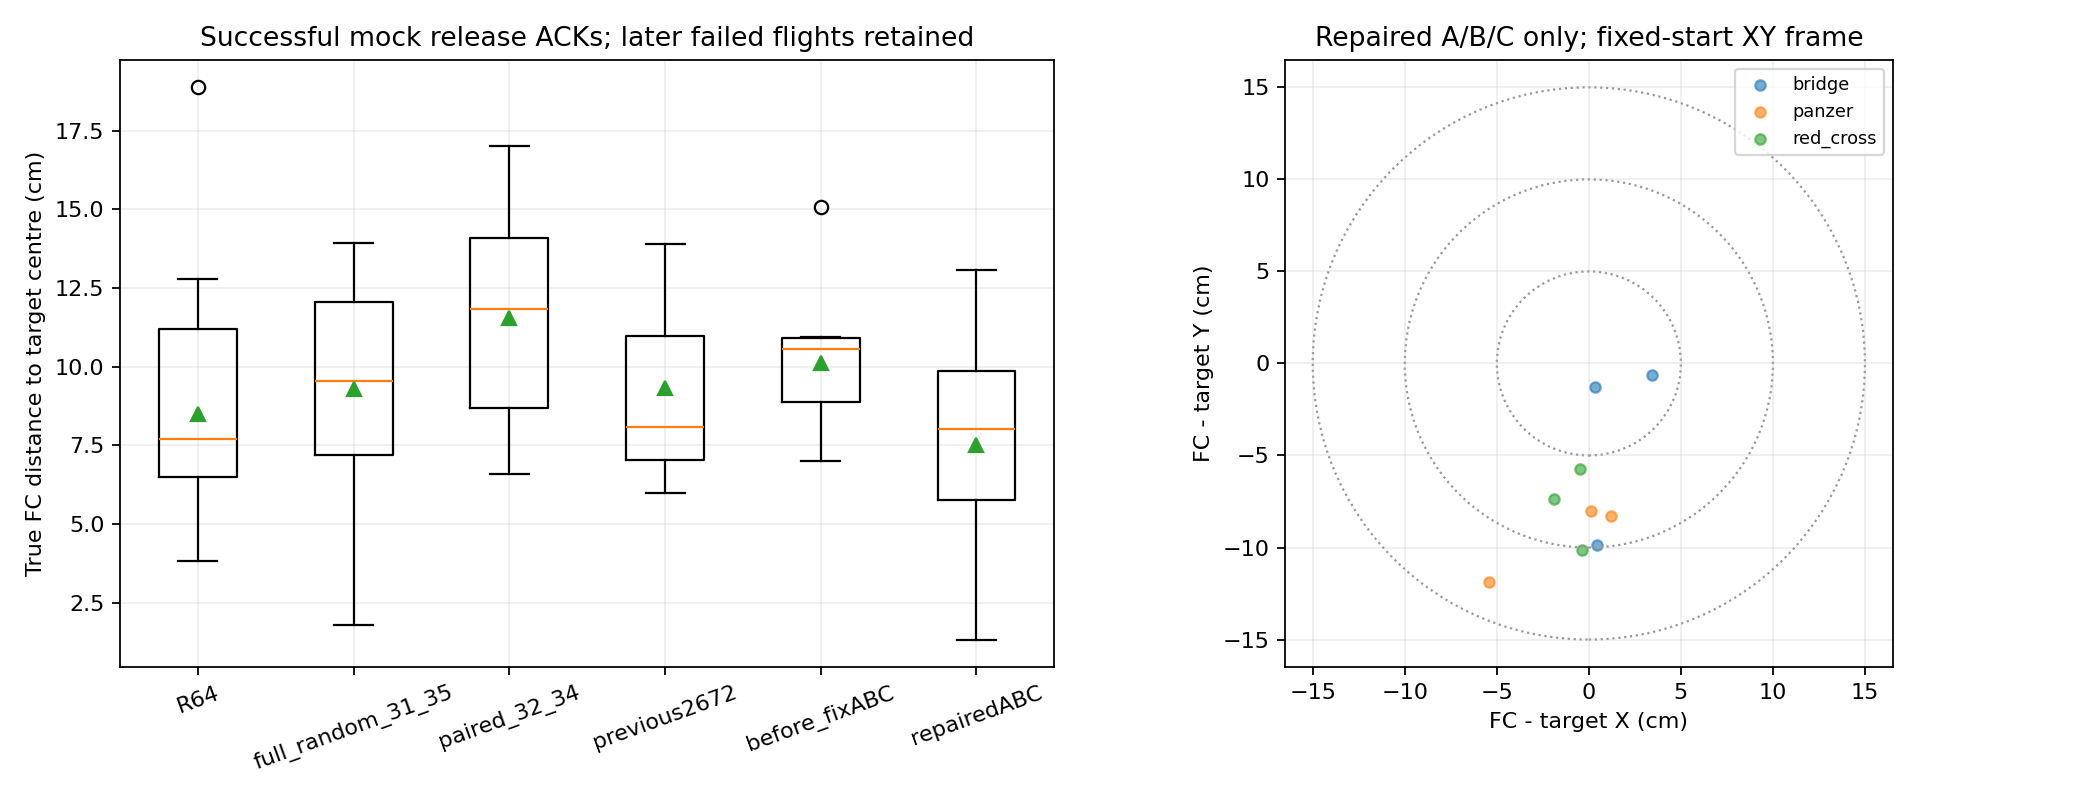

This figure's Python source:
"""Recompute FC-to-target alignment at successful mock release ACKs from logs."""
from pathlib import Path
import json,csv
import numpy as np,yaml
import matplotlib
matplotlib.use('Agg')
import matplotlib.pyplot as plt
D=Path(__file__).resolve().parent;R=D.parents[2];V=D.parent
sources=[('R64',V/'r64_matrix/flight_metrics.json'),('full_random_31_35',V/'full_random_five_20260910/flight_metrics.json'),('paired_32_34',V/'high_view_full_20260914/summary.json'),('previous2672',V/'reliability_trial_20260919/metrics.json'),('before_fixABC',V/'frame_speed_height_20260919/summary.json'),('repairedABC',D/'summary.json')]
samples=[];missing=[];seen=set()
for group,source in sources:
    data=json.loads(source.read_text());data=data if isinstance(data,list) else [data]
    for item in data:
        run=Path(item.get('run',item.get('run_dir','')))
        if str(run) in seen:continue
        seen.add(str(run));needed=['key_events.jsonl','truth_pose.csv','random_field_truth.yaml']
        if not all((run/name).exists() for name in needed):
            missing.append(dict(group=group,run=str(run),reason='raw log path missing'));continue
        with (run/'truth_pose.csv').open() as f:pose=np.array([[float(row[k]) for k in ('t','x','y','z')] for row in csv.DictReader(f)])
        pose=pose[np.argsort(pose[:,0],kind='stable')]
        truth=yaml.safe_load((run/'random_field_truth.yaml').read_text())
        targets={t['class']:np.array([t.get('world_x',t['x']),t.get('world_y',t['y'])]) for t in truth['targets']}
        params=yaml.safe_load((run/'rosparams.yaml').read_text()) if (run/'rosparams.yaml').exists() else {}
        offset=params.get('competition_key_recorder',{}).get('truth_world_offset',[0,0,.22])
        unique=set()
        for line in (run/'key_events.jsonl').read_text().splitlines():
            e=json.loads(line)
            if e['kind']!='release' or not e['data'].get('success'):continue
            d=e['data'];key=d.get('execution_id',(d['payload_slot'],d['target_class']))
            if key in unique:continue
            unique.add(key);cls=d['target_class']
            if cls not in targets:continue
            stamp=d.get('header',{}).get('stamp',{}).get('stamp_ns',0)/1e9 or e['ros_sec']
            i=int(np.searchsorted(pose[:,0],stamp))
            if i==0 or i==len(pose) or pose[i,0]-pose[i-1,0]>.5:
                missing.append(dict(group=group,run=str(run),reason='release outside dense truth samples',stamp=stamp));continue
            xy=np.array([np.interp(stamp,pose[:,0],pose[:,j]) for j in (1,2)])+offset[:2]
            delta=xy-targets[cls]
            samples.append(dict(group=group,run=str(run),label=item.get('label',str(item.get('seed',''))),class_name=cls,slot=d['payload_slot'],ros_stamp=stamp,actual_fc_xy=xy.tolist(),target_xy=targets[cls].tolist(),dx_m=float(delta[0]),dy_m=float(delta[1]),error_m=float(np.linalg.norm(delta))))
def stats(rows):
    a=np.array([r['error_m'] for r in rows])
    return dict(n=len(a),p50_m=float(np.median(a)),p95_m=float(np.percentile(a,95)),max_m=float(a.max()),within_5cm=int((a<=.05).sum()),within_10cm=int((a<=.10).sum()),within_15cm=int((a<=.15).sum())) if len(a) else dict(n=0)
groups={g:stats([r for r in samples if r['group']==g]) for g,_ in sources}
classes={c:stats([r for r in samples if r['class_name']==c]) for c in sorted({r['class_name'] for r in samples})}
result=dict(scope='Actual FC XY versus scenario target model centre at successful mock ACK; not parcel impact accuracy',samples=samples,groups=groups,classes=classes,all=stats(samples),missing=missing)
(D/'alignment_history.json').write_text(json.dumps(result,indent=2))
fig,axes=plt.subplots(1,2,figsize=(13,5))
valid=[g for g,_ in sources if groups[g]['n']]
axes[0].boxplot([[100*r['error_m'] for r in samples if r['group']==g] for g in valid],labels=valid,showmeans=True)
axes[0].set(ylabel='True FC distance to target centre (cm)',title='Successful mock release ACKs; later failed flights retained');axes[0].tick_params(axis='x',rotation=20)
for c in classes:
    rows=[r for r in samples if r['class_name']==c and r['group']=='repairedABC']
    axes[1].scatter([100*r['dx_m'] for r in rows],[100*r['dy_m'] for r in rows],s=22,alpha=.6,label=c)
for radius in (5,10,15):axes[1].add_patch(plt.Circle((0,0),radius,fill=False,ls=':',color='.6'))
axes[1].set(xlabel='FC - target X (cm)',ylabel='FC - target Y (cm)',title='Repaired A/B/C only; fixed-start XY frame');axes[1].set_aspect('equal');axes[1].legend(fontsize=8)
for ax in axes:ax.grid(alpha=.2)
fig.tight_layout();fig.savefig(D/'alignment_history.png',dpi=160);plt.close(fig)
print(json.dumps({k:result[k] for k in ('groups','classes','all','missing')},indent=2))
